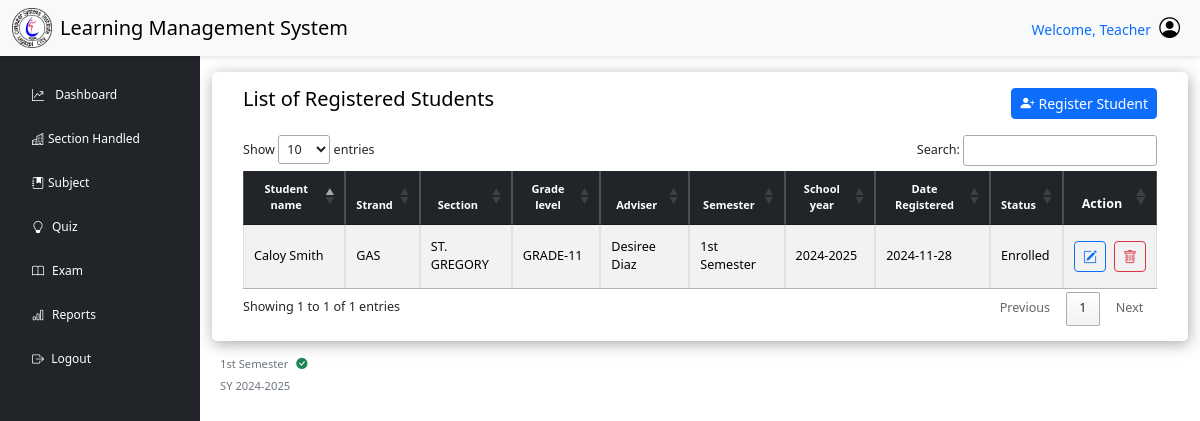
Page /faculty/index.php?page=register_student (signed in) on the earlier database version.
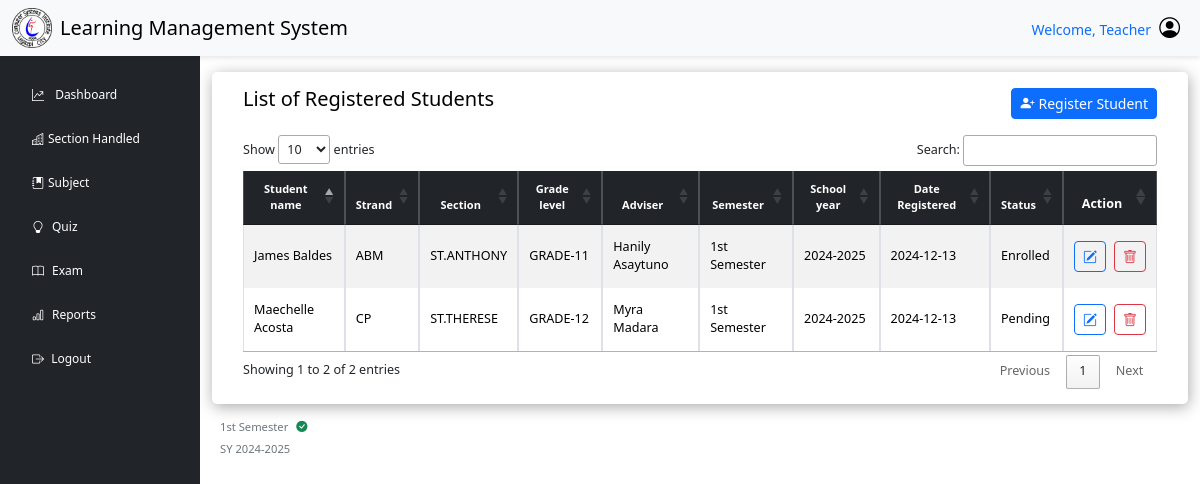
Same page on the later database version.
### tables this page shows
CREATE TABLE `enroll` (
  `stu_lrn` varchar(12) NOT NULL COMMENT 'STUDENT LRN',
  `section_code` varchar(50) NOT NULL COMMENT 'SECTION NAME',
  `semester` varchar(50) NOT NULL COMMENT 'set semester',
  `school_year` varchar(30) NOT NULL COMMENT 'set school year',
  `date_enroll` date DEFAULT NULL,
  `enroll_status` varchar(30) NOT NULL,
  `current_school` varchar(70) NOT NULL,
  `school_id` mediumint UNSIGNED DEFAULT NULL,
  `school_address` varchar(100) NOT NULL,
  `school_type` varchar(30) NOT NULL,
  `requirements_submit` varchar(100) DEFAULT NULL
);

CREATE TABLE `strand` (
  `strand_code` varchar(50) NOT NULL,
  `strand_name` varchar(30) DEFAULT NULL,
  `strand_desc` varchar(100) DEFAULT NULL
);

CREATE TABLE `section` (
  `section_code` varchar(50) NOT NULL,
  `strand_code` varchar(50) DEFAULT NULL,
  `grade_lvl` varchar(30) NOT NULL,
  `section_name` varchar(20) NOT NULL,
  `teacher_id` varchar(50) NOT NULL,
  `date_created` date NOT NULL
);

### includes/dbh-inc.php (called while the page is built)
<?php
include "function.php";
$mySQLFunction = new myDataBase("localhost", "root", "Nicolas051002", "lms_db");

### includes/function.php (called while the page is built, shortened)
<?php
class myDataBase
{
    private $hostname;
    private $username;
    private $password;
    private $database;
    public $con;
    public function __construct($hostname, $username, $password, $database)
    {
        $this->hostname = $hostname;
        $this->username = $username;
        $this->password = $password;
        $this->database = $database;
    }
    public function connection()
    {
        try {
            if (!$this->con) {
                $this->con = mysqli_connect($this->hostname, $this->username, $this->password, $this->database);
                if ($this->con) {
                    return true;
                } else {
                    return false;
                }
            } else {
                return true;
            }
        } catch (mysqli_sql_exception $e) {
            echo $e;
        }
    }
    public function disconnect()
    {
        if ($this->con) {
            if (mysqli_close($this->con)) {
                $this->con = false;
                return true;
            } else {
                return false;
            }
        } else {
            return true;
        }
    }
    public function checkSyStatus($table)
    {
        $sql = "SELECT `school_year`
                FROM `$table`
                WHERE `status` = 'Active'";
        $result = $this->con->query($sql);
        if ($result->num_rows > 0) {
            $activeSchoolYear = [];
            while ($row = $result->fetch_assoc()) {
                $activeSchoolYear[] = $row['school_year'];
            }
            return $activeSchoolYear;
        } else {
            return [];
        }
    }
    public function checkSemStatus($table)
    {
        $semesters = [];
        $sql = "SELECT `semester_name`
                FROM `$table`
                WHERE `status` = 'Active'";
        $result = $this->con->query($sql);
        if ($result && $result->num_rows > 0) {
            while ($row = $result->fetch_assoc()) {
                $semesters[] = $row['semester_name'];
            }
            return $semesters;
        } else {
            return [];
        }
    }
    public function getEnroll($row = null, $value = null)
    {
        $activeSemesters = $this->checkSemStatus('semester');
        $activeSemesterCondition = "enroll.semester IN ('" . implode("','", $activeSemesters) . "')";
        if ($row != null && $value != null) {
            $sql = "SELECT
             `enroll`.`stu_lrn`,
             `student`.`stu_address`,
             `student`.`stu_contact`,
             `student`.`stu_gender`,
             `student`.`stu_email`,
             `student`.`stu_pob`,
             `student`.`stu_dob`,
             `student`.`father_name`,
             `student`.`mother_name`,
             `student`.`parent_contact`,
             CONCAT(`student`.`stu_fname`, ' ', `student`.`stu_lname`) AS student,
             `enroll`.`section_code`,
             `section`.`section_code`,
             `section`.`strand_code`,
             `strand`.`strand_name`,
             `strand`.`strand_desc`,   -- Fetching the strand_name from the strand table
             `section`.`section_name`,
             `section`.`grade_lvl`,
             `section`.`teacher_id`,
             CONCAT(`teacher`.`teacher_fname`, ' ', `teacher`.`teacher_lname`) AS adviser,
             `enroll`.`semester` AS enroll_semester,
             `enroll`.`school_year` AS sy,
             `enroll`.`date_enroll`,
             `enroll`.`enroll_status`,
             `enroll`.`current_school`,
             `enroll`.`school_id`,
             `enroll`.`school_address`,
             `enroll`.`school_type`,
             `enroll`.`requirements_submit`
         FROM `enroll`
         INNER JOIN `student` ON `enroll`.`stu_lrn` = `student`.`stu_lrn`
         INNER JOIN `section` ON `enroll`.`section_code` = `section`.`section_code`
         INNER JOIN `strand` ON `section`.`strand_code` = `strand`.`strand_code`  -- Joining the strand table
         INNER JOIN `teacher` ON `section`.`teacher_id` = `teacher`.`teacher_id` -- Joining the teacher table
         WHERE `enroll`.`$row` = '$value' AND $activeSemesterCondition";
            $stored = ($this->con->query($sql))->fetch_assoc();
            return $stored;
        } else {
            $sql = "SELECT
             `enroll`.`stu_lrn`,
             `student`.`stu_address`,
             `student`.`stu_contact`,
             `student`.`stu_gender`,
             `student`.`stu_email`,
             `student`.`stu_pob`,
             `student`.`stu_dob`,
             `student`.`father_name`,
             `student`.`mother_name`,
             `student`.`parent_contact`,
             CONCAT(`student`.`stu_fname`, ' ', `student`.`stu_lname`) AS student,
             `section`.`strand_code`,
             `strand`.`strand_name`,
             `strand`.`strand_desc`,  -- Fetching the strand_name from the strand table
             `section`.`section_name`,
             `section`.`grade_lvl`,
             `section`.`teacher_id`,
             CONCAT(`teacher`.`teacher_fname`, ' ', `teacher`.`teacher_lname`) AS adviser,
             `enroll`.`semester` AS enroll_semester,
             `enroll`.`school_year` AS sy,
             `enroll`.`date_enroll`,
             `enroll`.`enroll_status`,
             `enroll`.`current_school`,
             `enroll`.`school_id`,
             `enroll`.`school_address`,
             `enroll`.`school_type`,
             `enroll`.`requirements_submit`
         FROM `enroll`
         INNER JOIN `student` ON `enroll`.`stu_lrn` = `student`.`stu_lrn`
         INNER JOIN `section` ON `enroll`.`section_code` = `section`.`section_code`
         INNER JOIN `strand` ON `section`.`strand_code` = `strand`.`strand_code`  -- Joining the strand table
         INNER JOIN `teacher` ON `section`.`teacher_id` = `teacher`.`teacher_id` -- Joining the teacher table
         WHERE $activeSemesterCondition -- Add semester condition
         ORDER BY `student`.`stu_fname`";
            $stored = ($this->con->query($sql))->fetch_all(MYSQLI_ASSOC);
            return $stored;
        }
    }
}

### faculty/register_student.php (shortened to what the changed rows need)
<?php
include "../includes/dbh-inc.php";
$mySQLFunction->connection();
$activeSchoolYears = $mySQLFunction->checkSyStatus('sy');
$activeSem = $mySQLFunction->checkSemStatus('semester');
$mySQLFunction->disconnect();
?>
<main class="col-md-9 ms-sm-auto col-lg-10">
    <div class="container">
        <div class="row">
            <div class="col-12">
                <div class="data-table">
                    <div class="d-flex justify-content-between flex-wrap flex-md-nowrap align-items-center mb-3  ms-3 me-3">
                        <h5 class="text-black">List of Registered Students</h5>
                        <div class="d-flex">
                            <button type="button" class="btn btn-primary btn-sm btn-animate" data-bs-toggle="modal" data-bs-target="#enroll" data-bs-whatever="@fat">
                                <i class="bi bi-person-plus-fill me-1"></i>Register Student
                            </button>
                        </div>
                    </div>
                    <div class="table-responsive small ms-3 me-3">
                        <table id="example" class="table table-bordered table-striped table-sm align-middle">
                            <thead class="table-dark text-light">
                                <tr>
                                    <th scope="col" class="small text-center">Student name</th>
                                    <th scope="col" class="small text-center">Strand</th>
                                    <th scope="col" class="small text-center">Section</th>
                                    <th scope="col" class="small text-center">Grade level</th>
                                    <th scope="col" class="small text-center">Adviser</th>
                                    <th scope="col" class="small text-center">Semester</th>
                                    <th scope="col" class="small text-center">School year</th>
                                    <th scope="col" class="small text-center">Date Registered</th>
                                    <th scope="col" class="small text-center">Status</th>
                                    <th scope="col" class="text-center">Action</th>
                                </tr>
                            </thead>
                            <tbody>
                                <?php
                                $mySQLFunction->connection();
                                $result = $mySQLFunction->getEnroll();
                                if (!empty($result)) {
                                    foreach ($result as $row) {
                                        echo '<tr>';
                                        echo '<td>' . ucwords(strtolower($row["student"])) . '</td>';
                                        echo '<td>' . $row["strand_name"] . '</td>';
                                        echo '<td>' . $row["section_name"] . ' </td>';
                                        echo '<td>' . $row["grade_lvl"] . '  </td>';
                                        echo '<td>' . ucwords(strtolower($row["adviser"])) . '</td>';
                                        echo '<td>' . $row["enroll_semester"] . '</td>';
                                        echo '<td>' . $row["sy"] . '</td>';
                                        echo '<td>' . $row["date_enroll"] . '</td>';
                                        echo '<td>' . ucwords(strtolower($row["enroll_status"])) . '</td>';
                                        echo '
                                        <td class="d-flex justify-content-center pt-2 pb-3 ">
                                            <button class="btn btn-sm btn-outline-primary me-2 mt-2" data-bs-toggle="modal" data-bs-target="#edit_enrolled' . urlencode($row['stu_lrn']) . '">
                                                <i class="bi bi-pencil-square "></i>
                                            </button>
                                            <button class="btn btn-sm btn-outline-danger mt-2" data-bs-toggle="modal" data-bs-target="#del_enrolled' . urlencode($row['stu_lrn']) . '">
                                                <i class="bi bi-trash"></i>
                                            </button>
                                        </td>
                                            ';
                                        echo '</tr>';
                                    }
                                } else {
                                    echo '<tr>
                                <td colspan="10" class="text-center ">Enrolled students not found.<br>
                                </td>
                              </tr>';
                                }
                                echo '</tbody>';
                                echo '</table>';
                                ?>
                    </div>
                </div>
            </div>
        </div>
        <div class="ms-2">
            <?php
            if (!empty($activeSchoolYears && !empty($activeSem))) {
                foreach ($activeSchoolYears as $index => $schoolYear) {
                    echo '<div class="me-3 text-sm date-display">' . htmlspecialchars($activeSem[$index]) . '<i class="bi bi-check-circle-fill text-success ms-2"></i> </div>';
                    echo '<span class="date-display text-sm">SY ' . htmlspecialchars($schoolYear) . '</span>';;
                }
            } else {
                echo '<div class="alert alert-warning text-sm">No school year and semester found.</div>';
            }
            ?>
        </div>
    </div>
</main>

Differences in the rows shown:
removed enroll: student "Caloy Smith", strand.strand_name "GAS", section_code.section_name "ST. GREGORY", section_code.grade_lvl "GRADE-11", adviser "Desiree Diaz", semester "1st Semester", school_year "2024-2025", date_enroll "2024-11-28", enroll_status "Enrolled"
added enroll: student "James Baldes", strand.strand_name "ABM", section_code.section_name "ST.ANTHONY", section_code.grade_lvl "GRADE-11", adviser "Hanily Asaytuno", semester "1st Semester", school_year "2024-2025", date_enroll "2024-12-13", enroll_status "Enrolled"
added enroll: student "Maechelle Acosta", strand.strand_name "CP", section_code.section_name "ST.THERESE", section_code.grade_lvl "GRADE-12", adviser "Myra Madara", semester "1st Semester", school_year "2024-2025", date_enroll "2024-12-13", enroll_status "Pending"
Other differences:
text written by a page script: "Show entries Search: Showing 1 to 1 of 1 entries Previous 1 Next" → "Show entries Search: Showing 1 to 2 of 2 entries Previous 1 Next"
